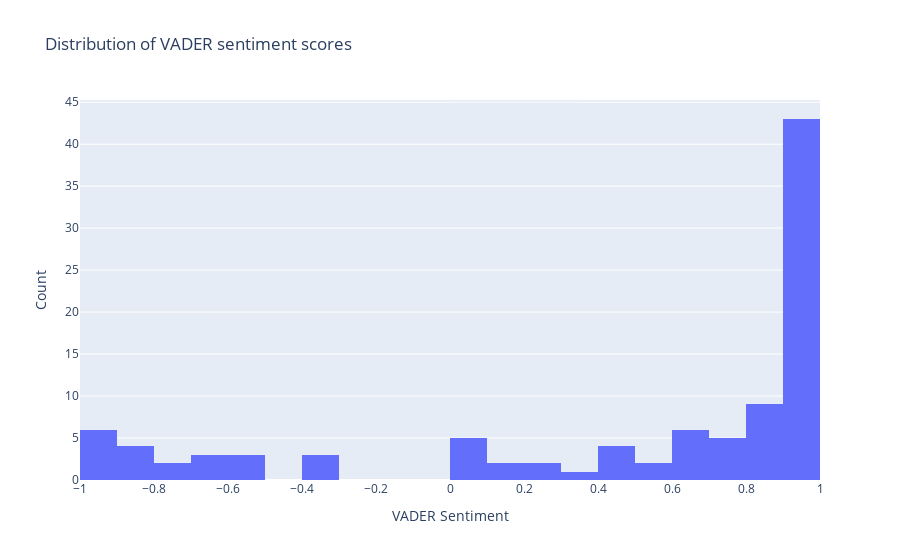

Notebook source saved alongside this figure:
### Code cell
import plotly.express as px

fig_vader = px.histogram(
    book_summary, x='vader_sentiment', nbins=20, title='Distribution of VADER sentiment scores'
)

fig_vader.update_layout(
    xaxis_title='VADER Sentiment', yaxis_title='Count'
)

fig_vader.show()

### Figure 1 — Plotly figure (JSON) as saved in the notebook; plotly's stock layout.template omitted (floating-point values rounded to 4 significant figures)
{"data": [{"alignmentgroup": "True", "bingroup": "x", "hovertemplate": "vader_sentiment=%{x}<br>count=%{y}<extra></extra>", "legendgroup": "", "marker": {"color": "#636efa", "pattern": {"shape": ""}}, "name": "", "nbinsx": 20, "offsetgroup": "", "orientation": "v", "showlegend": false, "type": "histogram", "x": [0.8847, 0.6115, 0.9349, 0.9682, 0, -0.9493, 0.101, 0, 0.4215, 0.9816, 0.9885, 0.9793, -0.9509, 0.9405, -0.7184, 0.4788, -0.9169, -0.3612, 0.9686, 0, 0.4215, 0.9599, -0.7451, 0.4588, 0.8316, 0.6005, 0.9974, 0.949, 0, -0.8639, 0.9165, 0.7728, 0.9725, 0.8516, -0.6591, -0.5994, 0.964, 0.8221, 0.946, -0.9571, 0.9486, 0.6187, -0.9665, 0.96, 0.34, 0.2732, 0.8622, 0.9442, 0.9974, 0.7884, 0.7003, 0.6808, 0.9245, 0.9892, -0.9684, 0.9207, 0.8891, 0.875, 0.9414, 0.9245, -0.8587, 0.9705, 0.128, 0.802, 0.9501, 0.9716, 0.9571, 0.9758, -0.6911, 0, 0.9904, 0.9785, 0.5267, 0.9585, 0.9784, -0.5994, 0.9786, -0.3403, -0.8658, -0.3586, 0.9683, -0.5106, 0.9535, 0.6858, 0.2732, -0.8378, 0.9042, -0.6597, 0.9934, 0.9683, 0.9844, 0.9422, 0.5868, 0.7783, 0.8316, 0.9469, 0.9671, 0.9452, 0.7783, 0.6322], "xaxis": "x", "yaxis": "y"}], "layout": {"barmode": "relative", "legend": {"tracegroupgap": 0}, "title": {"text": "Distribution of VADER sentiment scores"}, "xaxis": {"anchor": "y", "domain": [0, 1], "title": {"text": "VADER Sentiment"}}, "yaxis": {"anchor": "x", "domain": [0, 1], "title": {"text": "Count"}}}}
